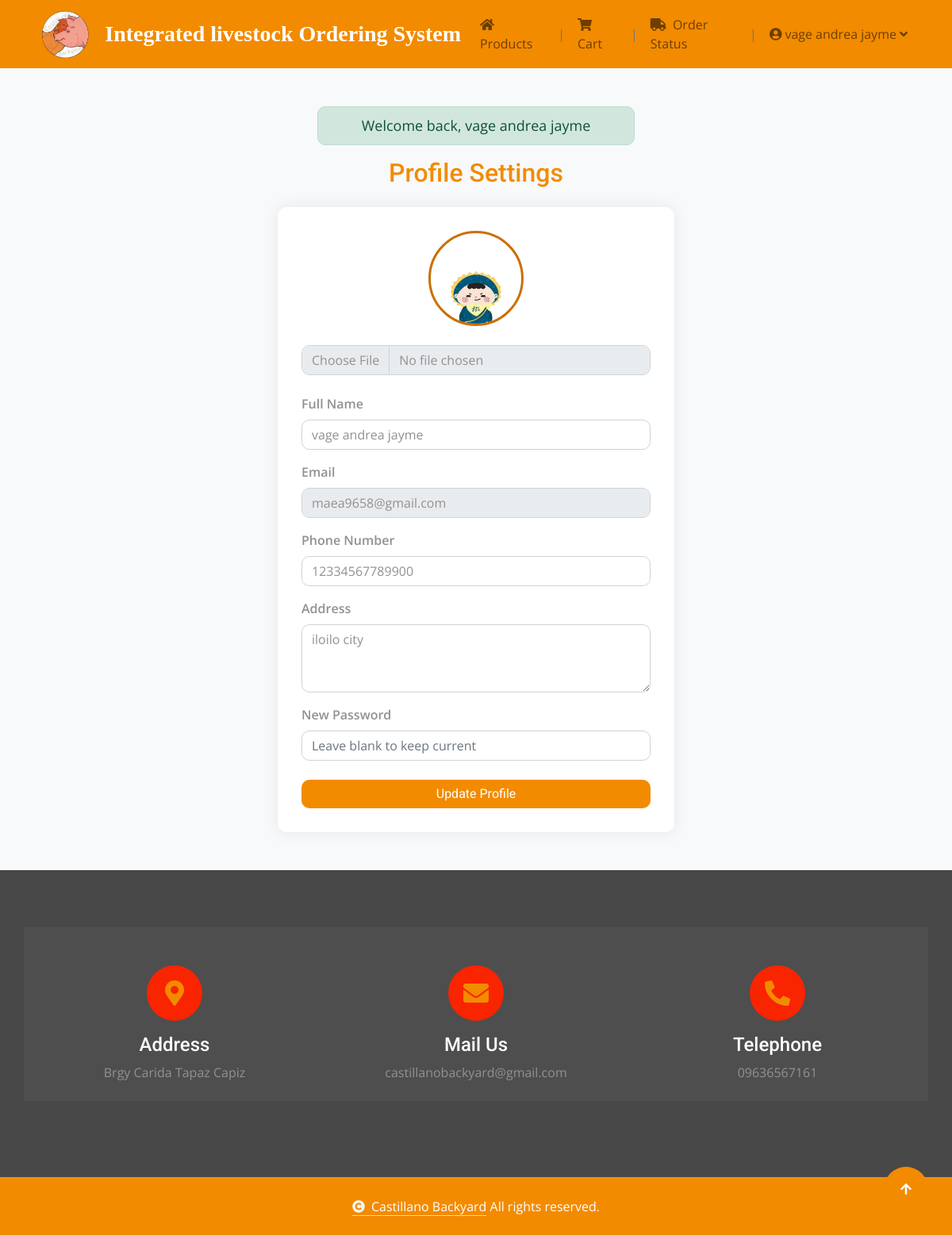
Screenshot of /poultry/customer/customer_profile.php (signed in) with the database file from the repository.
### tables this page shows
CREATE TABLE `customer` (
  `id` int(11) UNSIGNED NOT NULL,
  `name` varchar(100) NOT NULL,
  `email` varchar(100) NOT NULL,
  `password` varchar(255) NOT NULL,
  `pic` varchar(255) DEFAULT 'customer.png',
  `created_at` timestamp NOT NULL DEFAULT current_timestamp(),
  `phone` varchar(20) DEFAULT NULL,
  `address` text DEFAULT NULL,
  `carrier` enum('globe','tnt','smart','tm') NOT NULL DEFAULT 'tnt'
);

### poultry/customer/customer_profile.php (the view, shortened to what this page needs)
<?php
include 'conn.php';
$message = '';
if (isset($_SESSION['message'])) {
    $message = $_SESSION['message'];
}
$user_id = $_SESSION['user_id'];
$result = $conn->query("SELECT * FROM customer WHERE id = $user_id");
if ($result && $result->num_rows > 0) {
    $user = $result->fetch_assoc();
} else {
    $user = null;
}
?>
<!DOCTYPE html>
<html lang="en">
<head>
    <link rel="stylesheet" href="https://use.fontawesome.com/releases/v5.15.4/css/all.css" />
    <link href="https://cdn.jsdelivr.net/npm/bootstrap-icons@1.4.1/font/bootstrap-icons.css" rel="stylesheet">
    <link href="../lib/animate/animate.min.css" rel="stylesheet">
    <link href="../lib/owlcarousel/assets/owl.carousel.min.css" rel="stylesheet">
    <link href="../css/bootstrap.min.css" rel="stylesheet">
    <link href="../css/style.css" rel="stylesheet">
</head>
<body>
<?php include 'header.php'; ?>
<div class="container py-5">
    <?php if (!empty($message)): ?>
    <div id="successMessage"
         class="alert alert-success alert-dismissible fade show text-center mx-auto"
         role="alert"
         style="max-width: 400px; font-size: 18px; padding: 10px 15px;">
        <?= htmlspecialchars($message) ?>
    </div>
<?php endif; ?>
    <h2 class="mb-4 text-center text-primary">Profile Settings</h2>
    <div class="profile-card">
        <form method="POST" enctype="multipart/form-data" action="process.php">
            <div class="mb-4 text-center">
                <img src="uploads/<?php echo htmlspecialchars($user['pic'] ?? 'customer.png'); ?>" alt="Profile Picture" class="rounded-circle profile-pic mb-3">
                <input type="file" class="form-control mt-2" id="pic" name="pic" accept="image/*">
            </div>
            <div class="mb-3">
                <label for="name" class="form-label">Full Name</label>
                <input type="text" class="form-control" id="name" name="name" value="<?php echo htmlspecialchars($user['name']); ?>" required>
            </div>
            <div class="mb-3">
                <label for="email" class="form-label">Email</label>
                <input type="email" class="form-control" id="email" value="<?php echo htmlspecialchars($user['email']); ?>" readonly>
            </div>
            <div class="mb-3">
                <label for="phone" class="form-label">Phone Number</label>
                <input type="text" class="form-control" id="phone" name="phone"
                       value="<?php echo htmlspecialchars($user['phone'] ?? ''); ?>"
                       placeholder="Enter your phone number">
            </div>
            <div class="mb-3">
                <label for="address" class="form-label">Address</label>
                <textarea class="form-control" id="address" name="address" rows="3"
                          placeholder="Enter your address"><?php echo htmlspecialchars($user['address'] ?? ''); ?></textarea>
            </div>
            <div class="mb-4">
                <label for="password" class="form-label">New Password</label>
                <input type="password" class="form-control" id="password" name="password" placeholder="Leave blank to keep current">
            </div>
            <button type="submit" name="update" class="btn btn-primary w-100">Update Profile</button>
        </form>
    </div>
</div>
<?php include '../footer.php'; ?>
<a href="#" class="btn btn-primary btn-lg-square back-to-top"><i class="fa fa-arrow-up"></i></a>
</body>
</html>

### poultry/css/style.css (style rules this page uses)
.back-to-top { position: fixed; right: 30px; bottom: 30px; display: flex; width: 45px; height: 45px; align-items: center; justify-content: center; transition: 0.5s; z-index: 99; }
.btn { font-weight: 600; transition: .5s; }
.btn-lg-square { width: 56px; height: 56px; }
.btn-square, .btn-sm-square, .btn-md-square, .btn-lg-square { padding: 0; display: flex; align-items: center; justify-content: center; font-weight: normal; border-radius: 50%; }
.btn.btn-primary { background: var(--bs-primary) !important; color: var(--bs-white) !important; font-family: 'Roboto', sans-serif; font-weight: 400; transition: 0.5s; }

### poultry/customer/customer_profile.php (style rules this page uses)
body { background-color: #f8f9fa; font-family: 'Open Sans', sans-serif; }
.profile-card { max-width: 500px; margin: auto; padding: 30px; background-color: #fff; border-radius: 12px; box-shadow: 0 0 20px rgba(0, 0, 0, 0.08); }
.profile-pic { width: 120px; height: 120px; object-fit: cover; border: 3px solid #cb6f04ff; transition: transform 0.3s; }
.form-label { font-weight: 600; }
.btn-primary { background-color: #0d6efd; border: none; font-weight: 600; }

### rows the page displays
customer: pic (picture), name "vage andrea jayme", email "maea9658@gmail.com", phone "12334567789900", address "iloilo city"

### other values shown
$_SESSION['user_name'] "vage andrea jayme"
$message "Welcome back, vage andrea jayme"
